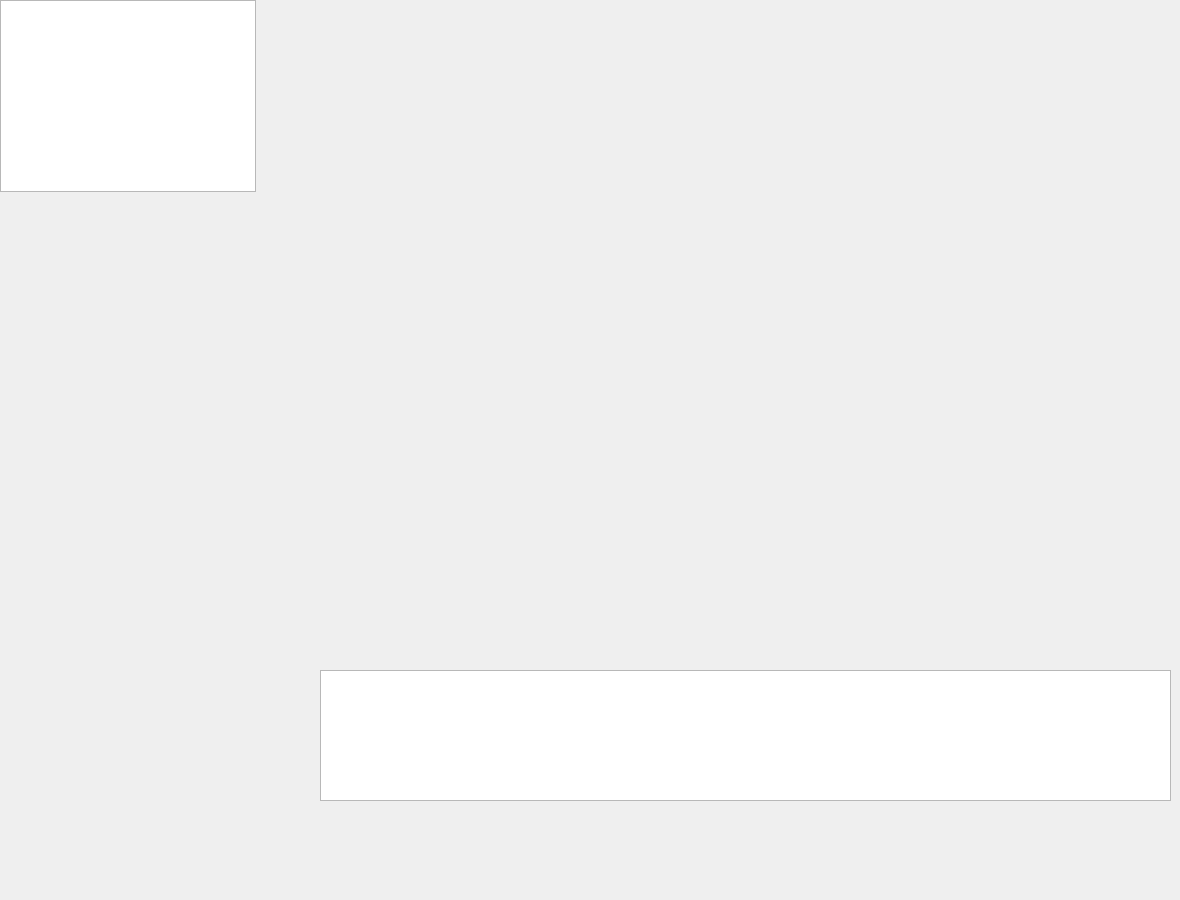
<?xml version="1.0" encoding="UTF-8"?>
<ui version="4.0">
 <class>FormSafety</class>
 <widget class="QWidget" name="FormSafety">
  <property name="geometry">
   <rect>
    <x>0</x>
    <y>0</y>
    <width>1180</width>
    <height>900</height>
   </rect>
  </property>
  <property name="windowTitle">
   <string>Form</string>
  </property>
  <widget class="QTableWidget" name="expStatusTableWidget">
   <property name="geometry">
    <rect>
     <x>0</x>
     <y>0</y>
     <width>256</width>
     <height>192</height>
    </rect>
   </property>
  </widget>
  <widget class="QWidget" name="verticalLayoutWidget">
   <property name="geometry">
    <rect>
     <x>320</x>
     <y>0</y>
     <width>851</width>
     <height>661</height>
    </rect>
   </property>
   <layout class="QVBoxLayout" name="verticalLayoutAlarmView"/>
  </widget>
  <widget class="QTableWidget" name="alarmEnableTableWidget">
   <property name="geometry">
    <rect>
     <x>320</x>
     <y>670</y>
     <width>851</width>
     <height>131</height>
    </rect>
   </property>
  </widget>
 </widget>
 <resources/>
 <connections/>
</ui>
